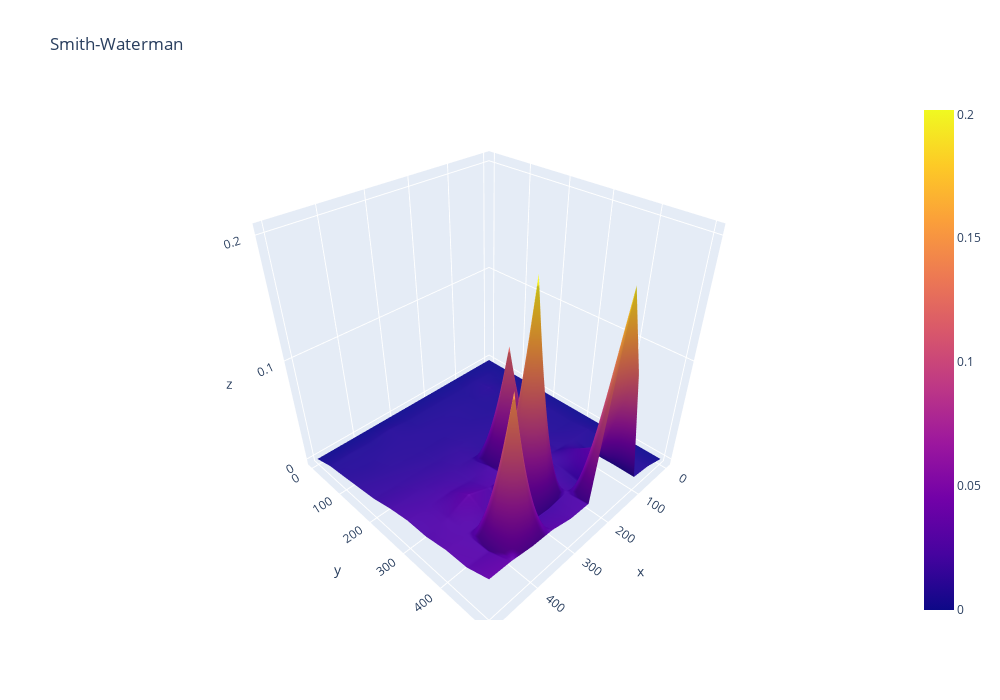

The notebook cell this image was saved under:
### Markdown cell above
Com os dados tratados, foram feitos gráficos 3D através da biblioteca plotly:

### Smith-Waterman

### Code cell
fig = go.Figure(go.Surface(
    x = x,
    y = y,
    z = resultados["smith"]))
fig.update_layout(
    title={
        'text': "Smith-Waterman"},
        width=1000,
        height=700
)

fig.show()
